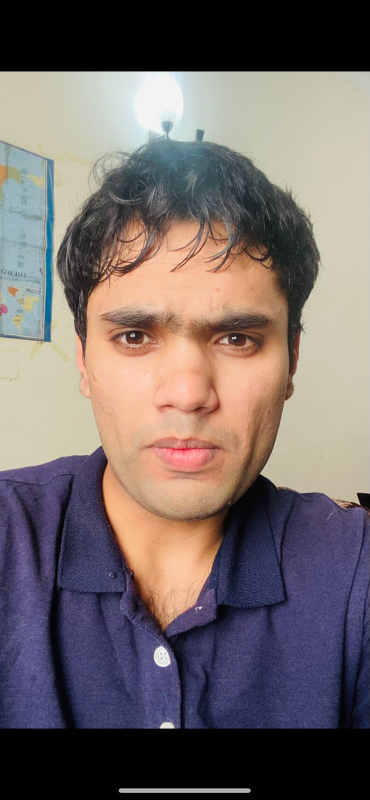
#> input picture assets/photo.jpg, 739 x 1600 px (shown at 1/2 size)
$ python -i ascii_engine.py   (imports and definitions only)
#> lines starting #> are read from the running program, lines starting #| are printed output that depends on the picture
### scripts/utils.py
"""
utils.py
--------
Shared, dependency-light utilities used across every engine:

* structured logging
* on-disk JSON caching with TTL
* retry-with-backoff decorator
* small formatting helpers (numbers, dates, XML escaping)
"""

from __future__ import annotations

import functools
import json
import logging
import time
from datetime import datetime, timezone
from pathlib import Path
from typing import Any, Callable, Optional, TypeVar

T = TypeVar("T")

# --------------------------------------------------------------------------
# Logging
# --------------------------------------------------------------------------

def get_logger(name: str) -> logging.Logger:
    logger = logging.getLogger(name)
    if not logger.handlers:
        handler = logging.StreamHandler()
        handler.setFormatter(
            logging.Formatter("[%(asctime)s] %(levelname)-7s %(name)s: %(message)s",
                               datefmt="%H:%M:%S")
        )
        logger.addHandler(handler)
        logger.setLevel(logging.INFO)
    return logger


log = get_logger("neoquantumforge")


# --------------------------------------------------------------------------
# Caching
# --------------------------------------------------------------------------

class JSONCache:
    """A tiny file-backed cache with a time-to-live, used to avoid hammering
    the GitHub API and to keep the build resilient when the API is briefly
    unavailable (the last good response is reused)."""

    # [4 lines left out: function __init__, not called in this run]

    def _path(self, key: str) -> Path:
        safe_key = "".join(c if c.isalnum() or c in "-_." else "_" for c in key)
        return self.cache_dir / f"{safe_key}.json"

    # [62 lines left out: functions get, set, retry, format_count, not called in this run]


def utc_now_iso() -> str:
    return datetime.now(timezone.utc).strftime("%Y-%m-%d %H:%M UTC")


# [14 lines left out: functions xml_escape, truncate, not called in this run]


def clamp(value: float, low: float, high: float) -> float:
    return max(low, min(high, value))

### scripts/ascii_engine.py
"""
ascii_engine.py
----------------
Converts a photo into a monochrome ASCII-art SVG portrait that draws
itself line-by-line (top to bottom) using SMIL animation.

Pipeline:
  1. Load image, convert to grayscale
  2. Optionally remove background (simple luminance/edge based matting --
     no heavy ML dependency, keeps the project install-light)
  3. Adaptive local-contrast enhancement
  4. Gamma + brightness adjustment
  5. Downsample to a character grid sized by `columns`
  6. Map each cell's brightness to a character in the configured charset
  7. Emit an SVG <text> line per row, each with a staggered fade/opacity
     reveal animation so the portrait appears to draw itself top-to-bottom
"""

from __future__ import annotations

from pathlib import Path
from typing import List

from PIL import Image, ImageEnhance, ImageFilter, ImageOps

from config import AsciiConfig, ThemeConfig
from svg_engine import SVGDocument, animate, group, rect, text
from utils import get_logger

log = get_logger("ascii_engine")
#> further down, picture is the input picture: PIL image 739x1600 RGB; mean R, G, B 116.8, 105.9, 104.5


def _remove_background(img: Image.Image) -> Image.Image:
    """Lightweight background suppression: builds a soft mask from edge
    density + center-weighted luminance so the subject (usually centered,
    higher local contrast) is favored over flat background regions. This
    avoids pulling in heavy segmentation models for a text-art pipeline
    where perfect masking isn't required."""
    gray = img.convert("L")
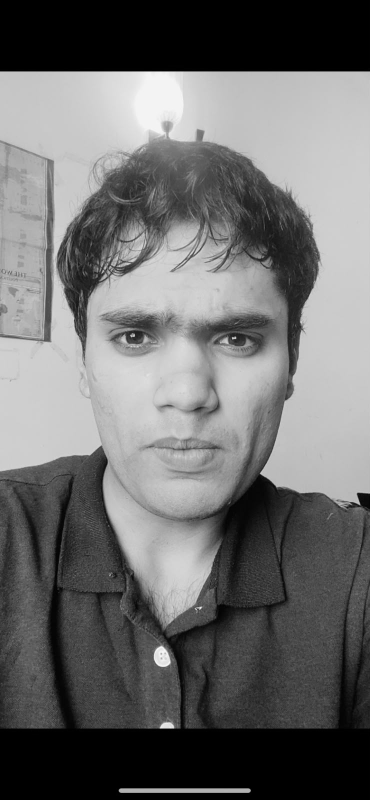
#> gray: PIL image 739x1600 L (shown at 1/2 size); min 0, max 254, mean 109
    edges = gray.filter(ImageFilter.FIND_EDGES)
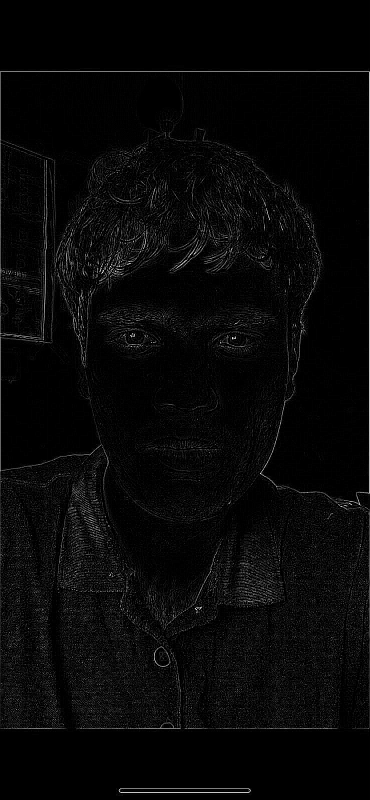
#> edges: PIL image 739x1600 L (shown at 1/2 size); min 0, max 255, mean 7.9
    edges = edges.filter(ImageFilter.GaussianBlur(radius=3))

    w, h = gray.size
#> w = 739; h = 1600
    center_weight = Image.new("L", (w, h), 0)
#> center_weight: PIL image 739x1600 L; every value is 0
    cx, cy = w / 2, h / 2
#> cx = 369.5; cy = 800
    max_dist = (cx ** 2 + cy ** 2) ** 0.5
#> max_dist = 881.2
    px = center_weight.load()
    for y in range(h):
        for x in range(w):
            dist = ((x - cx) ** 2 + (y - cy) ** 2) ** 0.5
            px[x, y] = int(255 * (1 - min(dist / max_dist, 1.0)) ** 0.6)

    mask = Image.blend(edges, center_weight, alpha=0.55)
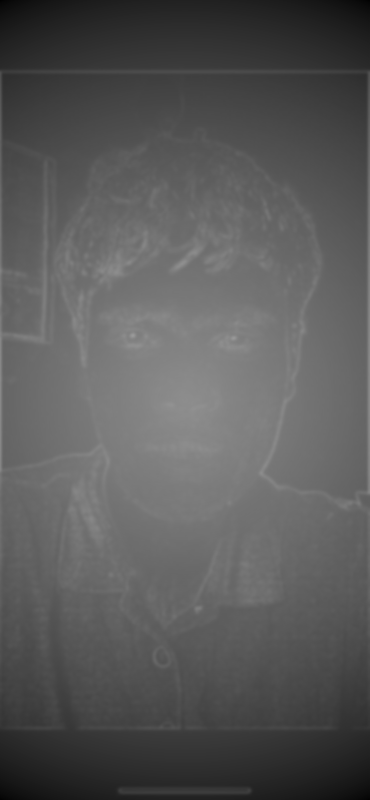
#> mask: PIL image 739x1600 L (shown at 1/2 size); min 0, max 153, mean 89.1
    mask = mask.point(lambda v: 255 if v > 40 else v)
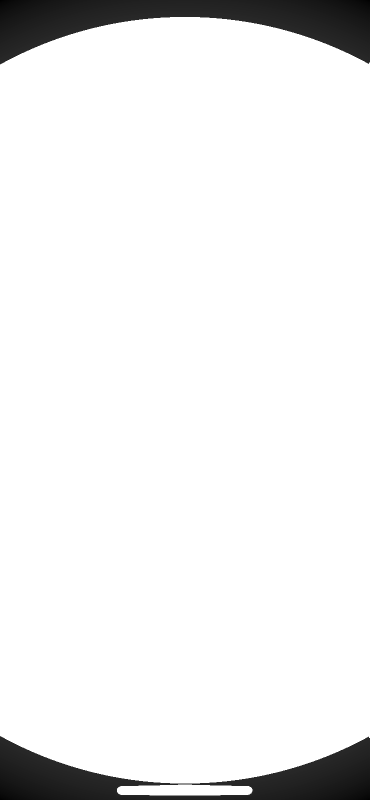
#> mask: PIL image 739x1600 L (shown at 1/2 size); min 0, max 255, mean 238
    mask = mask.filter(ImageFilter.GaussianBlur(radius=2))

    background = Image.new("L", gray.size, 0)
    composited = Image.composite(gray, background, mask)
    return composited


# [109 lines left out: functions _adaptive_contrast, _apply_gamma, load_and_process_image, image_to_ascii_grid, render_ascii_svg, build_ascii_svg, not called in this run]

>>> from PIL import Image
>>> picture = Image.open('../assets/photo.jpg')
>>> result = _remove_background(picture)
